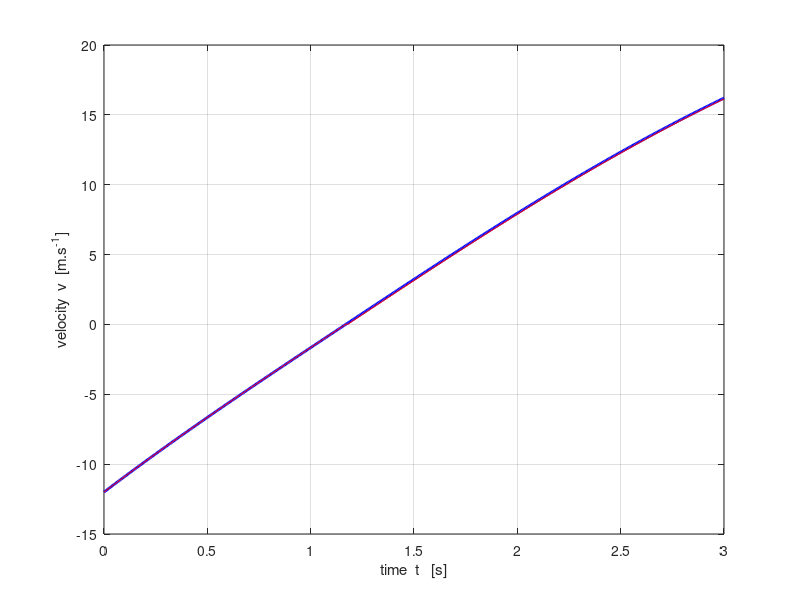
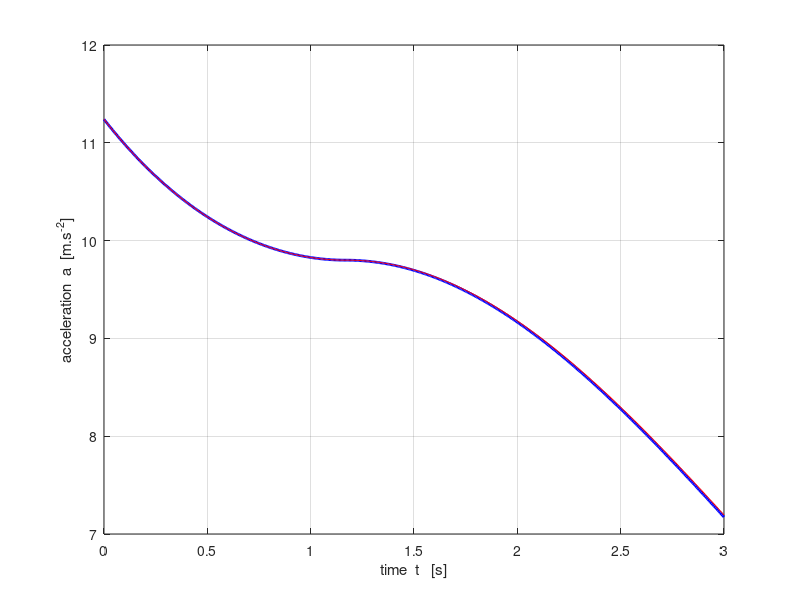
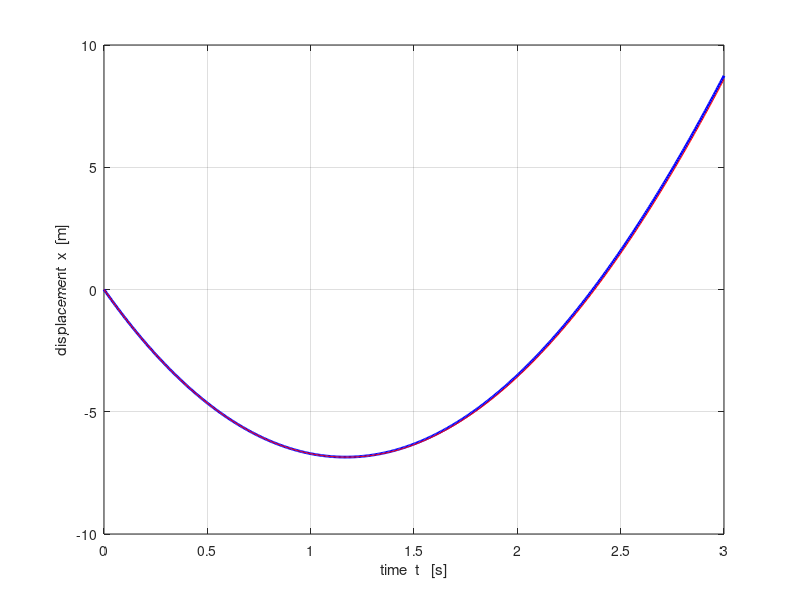
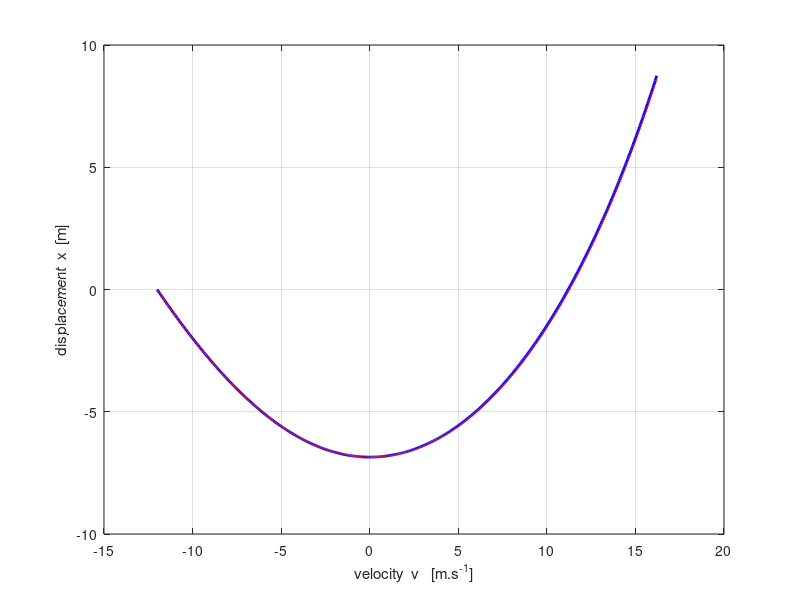

MATLAB code for these plots, in order:
% mec_mg_fr_v2.m

% 21 apr 2015
% Ian Cooper   School of Physics   University of Sydney
% cooper@physics.usyd.edu.au
% https://d-arora.github.io/Doing-Physics-With-Matlab/

clear all
close all
clc

m = 1e-2;
b = 1e-4;                 % alpha
v0 = -12;
g = 9.8;

tMin = 0;
tMax = 3;
N = 500;

vT = sqrt(m*g/b);
t = linspace(tMin,tMax,N);
dt = t(2)-t(1);
x = zeros(N,1);
v = zeros(N,1);
a = zeros(N,1);
x(1) = 0;
v(1) = v0;
a(1) = g - (b/m) * v(1)^3/abs(v(1));
v(2) = v(1) + a(1) * dt;
a(2) = g - (b/m) * v(2)^3/abs(v(2));
v(2) = v(1) + 0.5 *(a(1)+a(2)) * dt;

x(2) = 0.5*(v(1)+v(2))*dt + 0.5*0.5*(a(1)+a(2))*dt^2;



for k = 1 : N-2
    v(k+2) = v(k) + 2*dt * (g - (b/m) * v(k+1)^3/abs(v(k+1)));
end

 for k = 1 : N-2
     x(k+2) = x(k) + 2*dt * v(k+1);
 end

a = g - (b/m) .* v.^3 ./ abs(v);

% ANALYTICAL ==============================================================

k = 1; flag = -1;
while flag < 0
  vA(k) = vT * tan(atan(v0/vT) + (g/vT)* t(k));  
  aA(k) = g + (b/m) * vA(k)^2;
  xA(k) = vT^2/(2*g) * log((vT^2+vA(k)^2)/(vT^2+v0^2)); 
  if vA(k) >= 0; flag = 0; end;
  k = k+1;
 
end
  ks = k; x0 = xA(k-1);
  
for k = ks : N
  v0 = 0;  
  K1 = exp( -(2*g/vT) * (t(k)- t(ks)));  
  vA(k) = (v0+vT) + (v0-vT) .* K1;
  vA(k) = vA(k) / ((v0+vT) - (v0-vT)* K1);
  vA(k) = vA(k) * vT;
  xA(k) = x0 + (vT^2/(2*g)) * log((vT^2 - v0^2)/(vT^2 - vA(k)^2));
  aA(k) = g - (b/m) * vA(k)^2;
end
% GRAPHICS ================================================================

figure(1)
col = 'b';
fs = 9;
set(gcf,'units','normalized','position',[0.2 0.2 0.18 0.22]);
tx = 'time  t   [s]';
ty = 'velocity  v  [m.s^{-1}]';
xP = t; yP = v;

Xrange = [0 1.0 * max(xP)];
Yrange = [0 1.1 * max(yP)];
Xrange = [0 1.0 * 2];
Yrange = [0 1.1 * 10];
   plot(xP,yP,col,'lineWidth',2)
hold on
yP = vA;
   plot(xP,yP,'r')
grid on
xlabel(tx); ylabel(ty);
%set(gca,'Xlim',Xrange);
%set(gca,'Ylim',Yrange);

figure(2)
fs = 9;
set(gcf,'units','normalized','position',[0.4 0.2 0.18 0.22]);
tx = 'time  t   [s]';
ty = 'acceleration  a  [m.s^{-2}]';
xP = t; yP = a;

Xrange = [0 1.0 * max(xP)];
Yrange = [-1.1*max(yP) 1.1 * max(yP)];
Xrange = [0 1.0 * 2];
Yrange = [-1.1*10 1.1 * 10];
   plot(xP,yP,col','lineWidth',2)
hold on
yP = aA;
    plot(xP,yP,'r')
grid on
xlabel(tx); ylabel(ty);
%set(gca,'Xlim',Xrange);
%set(gca,'Ylim',Yrange);

figure(3)
fs = 9;
set(gcf,'units','normalized','position',[0.6 0.2 0.18 0.22]);
tx = 'time  t   [s]';
ty = 'displacement  x  [m]';
xP = t; yP = x;

Xrange = [0 1.0 * max(xP)];
Yrange = [0 1.1 * max(yP)];
Xrange = [0 1.0 * 2];
Yrange = [-20 1.1 * 40];
   plot(xP,yP,col','lineWidth',2)
hold on
yP = xA;
     plot(xP,yP,'r')
grid on
xlabel(tx); ylabel(ty);
%set(gca,'Xlim',Xrange);
%set(gca,'Ylim',Yrange);
 
figure(4)
fs = 9;
set(gcf,'units','normalized','position',[0.8 0.2 0.18 0.22]);
tx = 'velocity  v   [m.s^{-1}]';
ty = 'displacement  x  [m]';
xP = v; yP = x;

Xrange = [0 1.0 * max(xP)];
Yrange = [0 1.1 * max(yP)];
Xrange = [0 1.0 * 2];
Yrange = [0 1.1 * 10];
   plot(xP,yP,col','lineWidth',2)
hold on
 yP = xA;
     plot(xP,yP,'r')
grid on
xlabel(tx); ylabel(ty);
%set(gca,'Xlim',Xrange);
%set(gca,'Ylim',Yrange);
